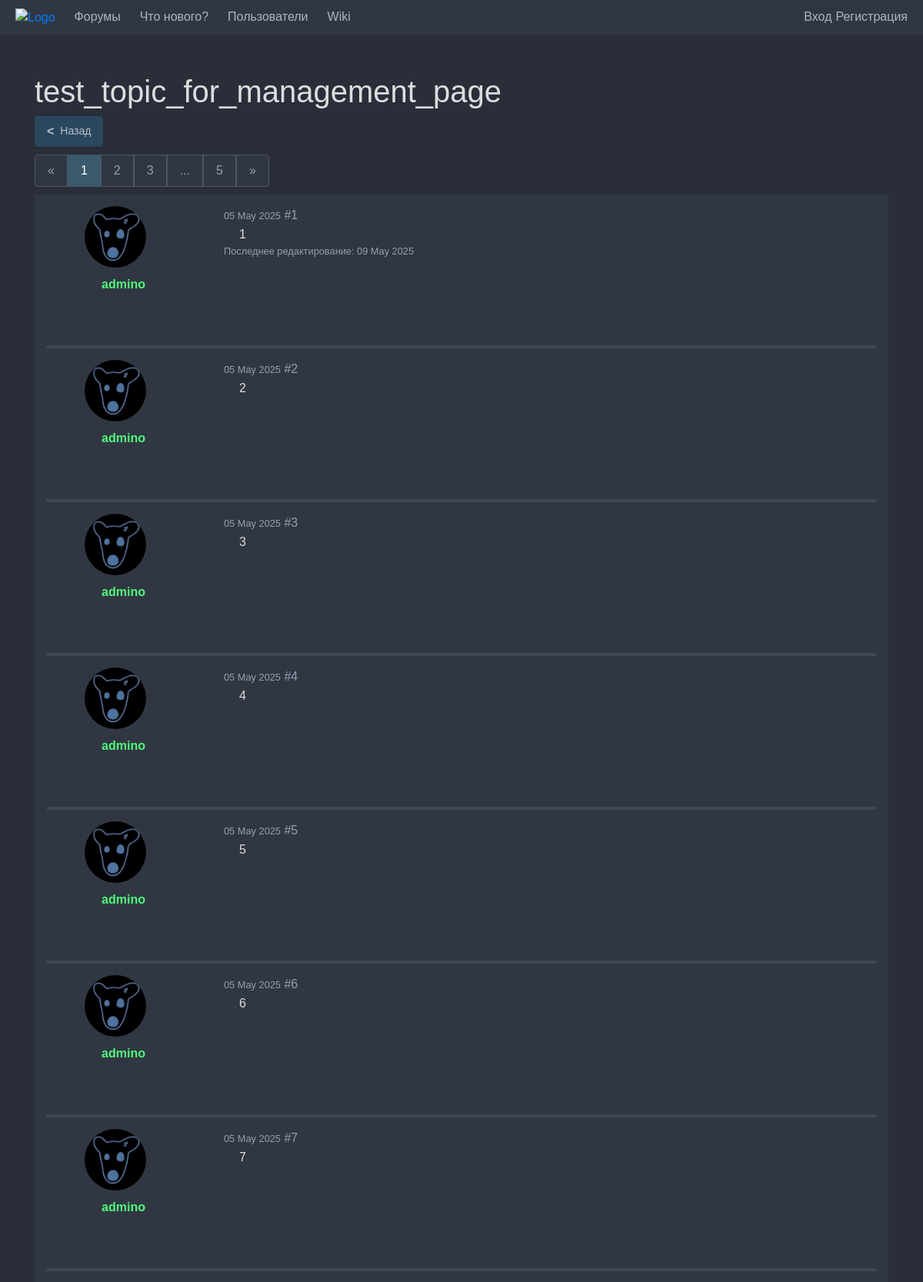
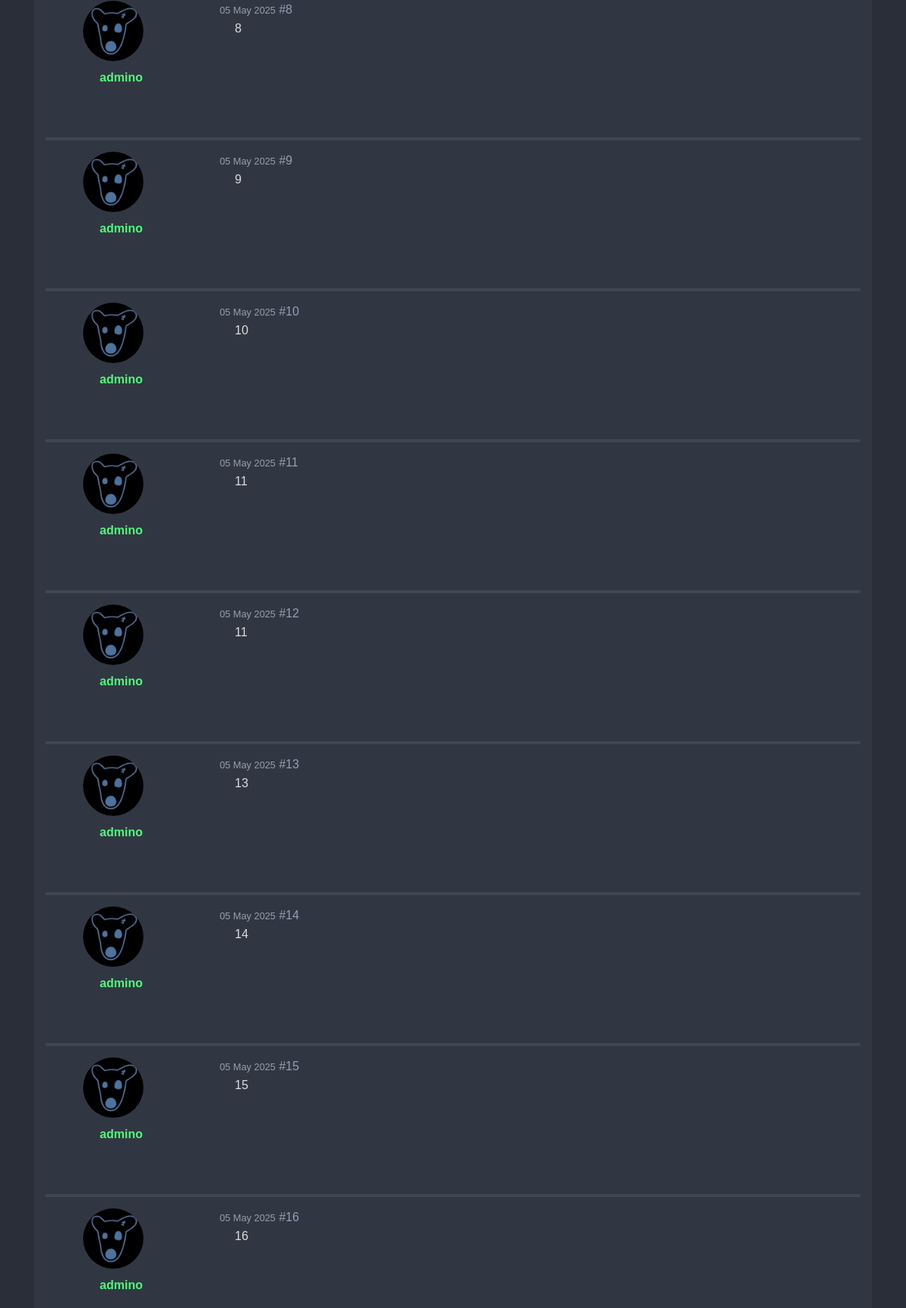
The page /topics/9/ (upper part) on the database its author committed (2 pictures, top to bottom).
### data/topics.py (models this page shows)
class Topic(SqlAlchemyBase):
    __tablename__ = 'topics'
    id = sqlalchemy.Column(sqlalchemy.Integer, primary_key=True, autoincrement=True)
    title = sqlalchemy.Column(sqlalchemy.String, nullable=False)
    author_id = sqlalchemy.Column(sqlalchemy.Integer, sqlalchemy.ForeignKey("users.id"), nullable=False)
    parent_type = sqlalchemy.Column(Enum(TopicParentType), nullable=False)
    parent_id = sqlalchemy.Column(sqlalchemy.Integer, nullable=False)
    author = orm.relationship('User')

### data/posts.py (models this page shows)
class Post(SqlAlchemyBase):
    __tablename__ = 'posts'
    id = sqlalchemy.Column(sqlalchemy.Integer, primary_key=True, autoincrement=True)
    content = sqlalchemy.Column(sqlalchemy.Text, nullable=False)
    created_data = sqlalchemy.Column(sqlalchemy.DateTime, default=datetime.datetime.now(), nullable=False)
    modified_data = sqlalchemy.Column(sqlalchemy.DateTime, default=None)
    author_id = sqlalchemy.Column(sqlalchemy.Integer, sqlalchemy.ForeignKey("users.id"), nullable=False)
    topic_id =  sqlalchemy.Column(sqlalchemy.Integer, sqlalchemy.ForeignKey("topics.id"), nullable=False)
    topic = orm.relationship('Topic')

### data/users.py (models this page shows, shortened)
class User(SqlAlchemyBase, UserMixin):
    __tablename__ = 'users'
    id = sqlalchemy.Column(sqlalchemy.Integer, primary_key=True, unique=True, autoincrement=True)
    nickname = sqlalchemy.Column(sqlalchemy.String, nullable=False)
    about = sqlalchemy.Column(sqlalchemy.String, nullable=True)
    email = sqlalchemy.Column(sqlalchemy.String, unique=True, nullable=True)
    hashed_password = sqlalchemy.Column(sqlalchemy.String, nullable=False)
    created_date = sqlalchemy.Column(sqlalchemy.DateTime, default=datetime.datetime.now)
    has_avatar = sqlalchemy.Column(sqlalchemy.Boolean, nullable=False, default=False)
    avatar_format = sqlalchemy.Column(sqlalchemy.String)
    has_ban = sqlalchemy.Column(sqlalchemy.Boolean, nullable=False, default=False)
    reason_ban = sqlalchemy.Column(sqlalchemy.String)
    roles = sqlalchemy.orm.relationship("Role",
                                  secondary="role_to_user",
                                  backref="user")
    posts = sqlalchemy.orm.relationship('Post', backref='author')

### main.py (the view)
@app.route('/topics/<int:topic_id>/')
def topic(topic_id):
    session = db_session.create_session()
    topic = session.query(Topic).filter(Topic.id == topic_id).first()
    posts = session.query(Post).filter(Post.topic_id == topic.id).all()
    if topic.parent_type == TopicParentType.group:
        back_path = '/'
    elif topic.parent_type == TopicParentType.category:
        back_path = f'/categories/{topic.parent_id}/'
    elif topic.parent_type == TopicParentType.forum:
        back_path = f'/forums/{topic.parent_id}/'
    return render_template('topic.html', topic=topic, posts=posts, back_path=back_path)

### data/db_session.py (called while the page is built)
def create_session() -> Session:
    global __factory
    return __factory()

### templates/topic.html (shortened to what this page needs)
{% extends "base.html" %}
{% block content %}
<link rel="stylesheet" type="text/css" href="{{url_for('static', filename='css/topic.css')}}">
<div class="topic">
    <div class="topic-header">
        <h1 class="topic-title">{{topic.title}}</h1>
        <a href="{{back_path}}" class="back-button">
            <span class="back-arrow">&lt;</span> Назад
        </a>
    </div>
    <div class="management">
        <div class="pagination">
            <a href="#">&laquo;</a>
            <a class="active" href="#">1</a>
            <a href="#">2</a>
            <a href="#">3</a>
            <a href="#">...</a>
            <a href="#">5</a>
            <a href="#">&raquo;</a>
        </div>
    </div>
    <div class="posts">
        {% for post in posts %}
        <article class="post" id="post-{{post.id}}">
            <div class="post-user-info">
                <div class="post-user-avatar">
                    {% if post.author.has_avatar %}
                    <img src="/static/image/avatars/avatar_{{post.author.id}}.{{post.author.avatar_format}}">
                    {% else %}
                    S
                    {% endif %}
                </div>
                <div class="post-user-info-other">
                    <a class="dropdown-hover-nickname" id="dropdown-hover-nickname">{{post.author.nickname}}</a>
                </div>
            </div>
            <div class="post-content-info">
                <div class="post-content-header">
                    <span>{{post.created_data.strftime("%d %b %Y")}}</span>
                    <a href="#post-{{post.id}}" class="post-number">#{{loop.index}}</a>
                </div>
                <div class="post-content-data">
                    {{ post.content }}
                </div>
                <div class="post-content-footer">
                    {% if post.modified_data %}
                    <p>Последнее редактирование: {{post.modified_data.strftime("%d %b %Y")}}</p>
                    {% endif%}
                </div>
            </div>
        </article>
        {% endfor %}
    </div>
</div>
{% endblock %}

### static/css/style.css (style rules this page uses)
body { background-color: #181a1b; color: #ddd; font-family: sans-serif; align-items: center; min-height: 100vh; margin: 0; padding: 0; }
.management { padding-bottom: 10px }
.pagination { display: inline-block; }
.pagination a { float: left; padding: 8px 16px; text-decoration: none; border: 1px solid #505662; }
.pagination a.active { background-color: #3b596c; border: 1px solid #3b596c; }
.pagination a:first-child { border-top-left-radius: 5px; border-bottom-left-radius: 5px; }
.pagination a:last-child { border-top-right-radius: 5px; border-bottom-right-radius: 5px; }
.back-button { display: inline-flex; align-items: center; padding: 8px 16px; text-decoration: none; border: none; border-radius: 4px; font-size: 14px; cursor: pointer; transition: background-color 0.2s ease; box-shadow: 0 1px 3px rgba(0, 0, 0, 0.2); margin-bottom: 10px }
.back-arrow { margin-right: 8px; font-size: 16px; font-weight: bold; }

### static/css/dark.css (style rules this page uses)
body { background-color: #292e39; font-family: sans-serif; }
.back-button { background-color: #2a475e; color: #b7c0c7; }
.pagination { background-color: #313742 }
.pagination a { color: #959fb4; }
.pagination a.active { background-color: #3b596c; color: white; }
.posts { background-color: #313742 }
.post { background-color: #313742; }
.post-user-info-other { color: #50fa7b; }
.post-number { color: #959fb4 }
.post::after { background: #505662; }
.post-content-footer p { color: #959faa }
.post-content-header span { color: #959faa }

### static/css/topic.css (style rules this page uses)
.posts { border-radius: 6px; }
.post::after { content: ''; position: absolute; bottom: 0; left: 15px; right: 15px; height: 4px; border-radius: 4px; display: block; opacity: 0.5; }
.post { position: relative; display: flex; padding: 15px; min-height: 200px; }
.post-user-info { width: 20%; text-align: center; padding-right: 15px; }
.post-user-avatar { width: 80px; height: 80px; border-radius: 50%; object-fit: cover; margin-bottom: 10px; margin-left: 50px; overflow: hidden; }
.post-user-avatar img { width: 100%; height: 100%; object-fit: cover; object-position: center; }
.post-content-data { width: 80%; padding-left: 20px; line-height: 1.6; }
.post-user-info-other { font-weight: bold; margin-bottom: 5px; position: relative; display: inline-block; }
.post-content-info { width: 80%; padding-left: 15px; }
.management { display: flex; justify-content: space-between; align-items: center; padding-bottom: 10px }
.post-content-footer p { font-size: 0.8em }
.post-content-header span { font-size: 0.8em }

### rows shown on the page
Topic: title "test_topic_for_management_page"
Post: author.nickname "admino", created_data "05 May 2025", content "1", modified_data "09 May 2025"
Post: author.nickname "admino", created_data "05 May 2025", content "2"
Post: author.nickname "admino", created_data "05 May 2025", content "3"
Post: author.nickname "admino", created_data "05 May 2025", content "4"
Post: author.nickname "admino", created_data "05 May 2025", content "5"
Post: author.nickname "admino", created_data "05 May 2025", content "6"
Post: author.nickname "admino", created_data "05 May 2025", content "7"
Post: author.nickname "admino", created_data "05 May 2025", content "8"
Post: author.nickname "admino", created_data "05 May 2025", content "9"
Post: author.nickname "admino", created_data "05 May 2025", content "10"
Post: author.nickname "admino", created_data "05 May 2025", content "11"
Post: author.nickname "admino", created_data "05 May 2025", content "11"
Post: author.nickname "admino", created_data "05 May 2025", content "13"
Post: author.nickname "admino", created_data "05 May 2025", content "14"
Post: author.nickname "admino", created_data "05 May 2025", content "15"
Post: author.nickname "admino", created_data "05 May 2025", content "16"
